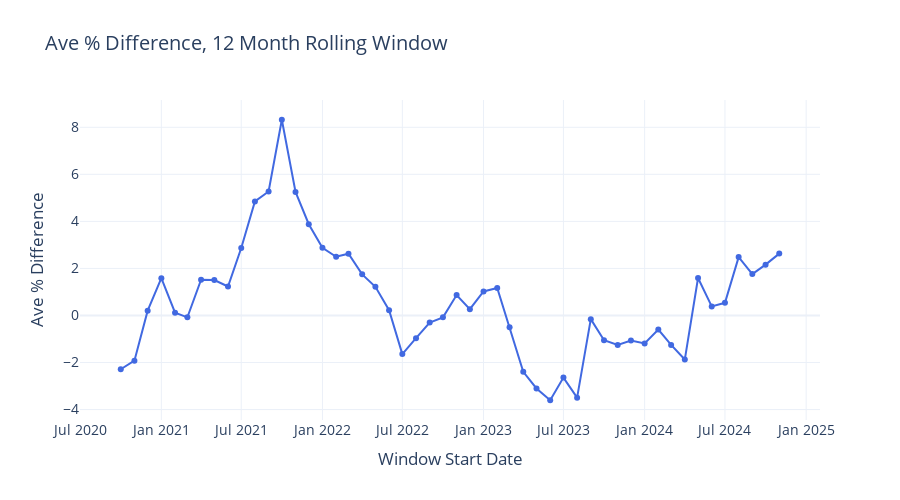

Notebook source saved alongside this figure:
### Code cell
print('Rolling avg diff - 12 months window')
df_12_months_rolling, fig_12_months = rolling_avg_diff_plotly(
    boe_raw=boe_raw,
    seeds=range(NO_OF_SIMULATIONS),
    start_year=2020,
    start_month=10,
    end_year=2025,
    end_month=11,
    monthly_investment=1000,
    fee_rate=FX_CHARGES_RATE,
    window_months=12
)
